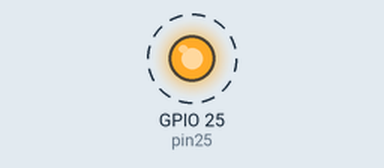
Bench run of a program on a simulated ESP32 board running MicroPython. Shown: output pins drawn as LEDs (lit = HIGH). Dashed ring = blinking. What the program prints to the serial console is not drawn.

Above: at 0.5 s.
Timing chart, 0 to 4.6 s (numbered marks = the images above):
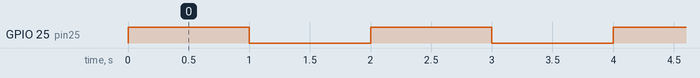

Measured:
- by itself, GPIO 25 (pin25): alternates HIGH for 1.0 s and LOW for 1.0 s

The program:

05.py
```python
from machine import Pin
import time
# 继电器分为三个口，NC（常闭），NO（常开）和COM（公共）。当继电器未通电时，NC和COM连接；当继电器通电时，NO和COM连接。
# NC的全称是Normally Closed，NO的全称是Normally Open，COM的全称是Common。

pin25 = Pin(25, Pin.OUT, Pin.PULL_DOWN)

# 将25引脚和rel连接，用于控制继电器
# 继电器NO

while True:
    pin25.on()
    print("继电器通电，NO和COM连接")
    time.sleep(1)
    pin25.off()
    print("继电器断电，NC和COM连接")
    time.sleep(1)
```
